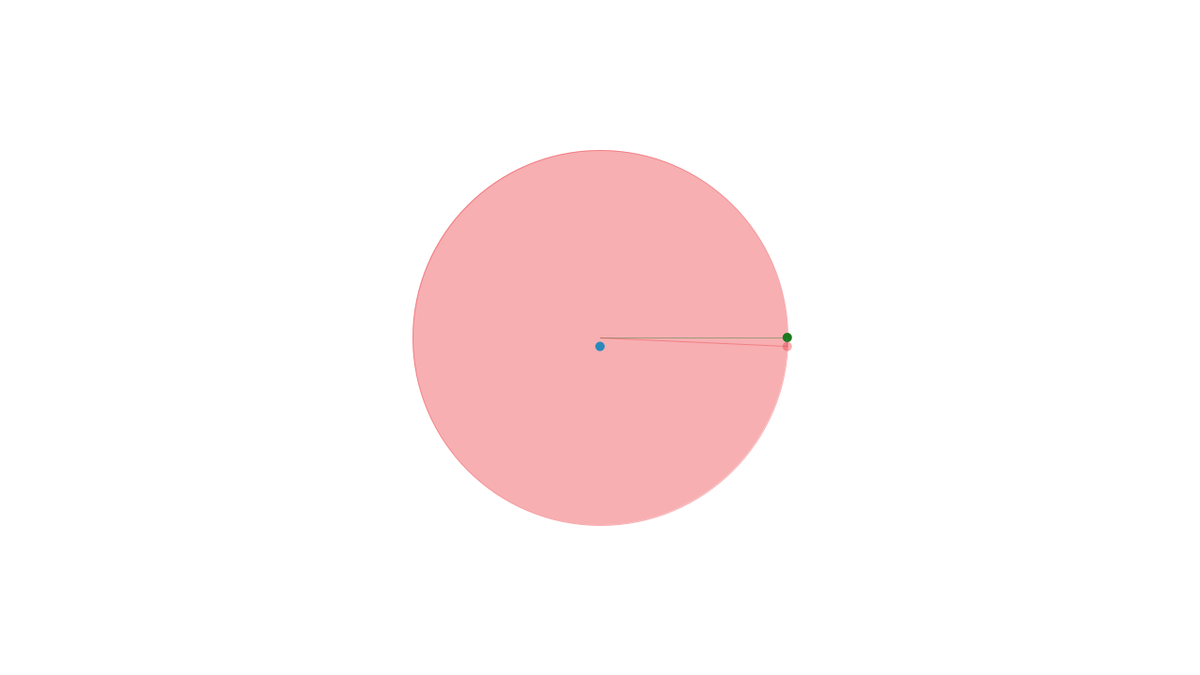
Frame 1 (no input)
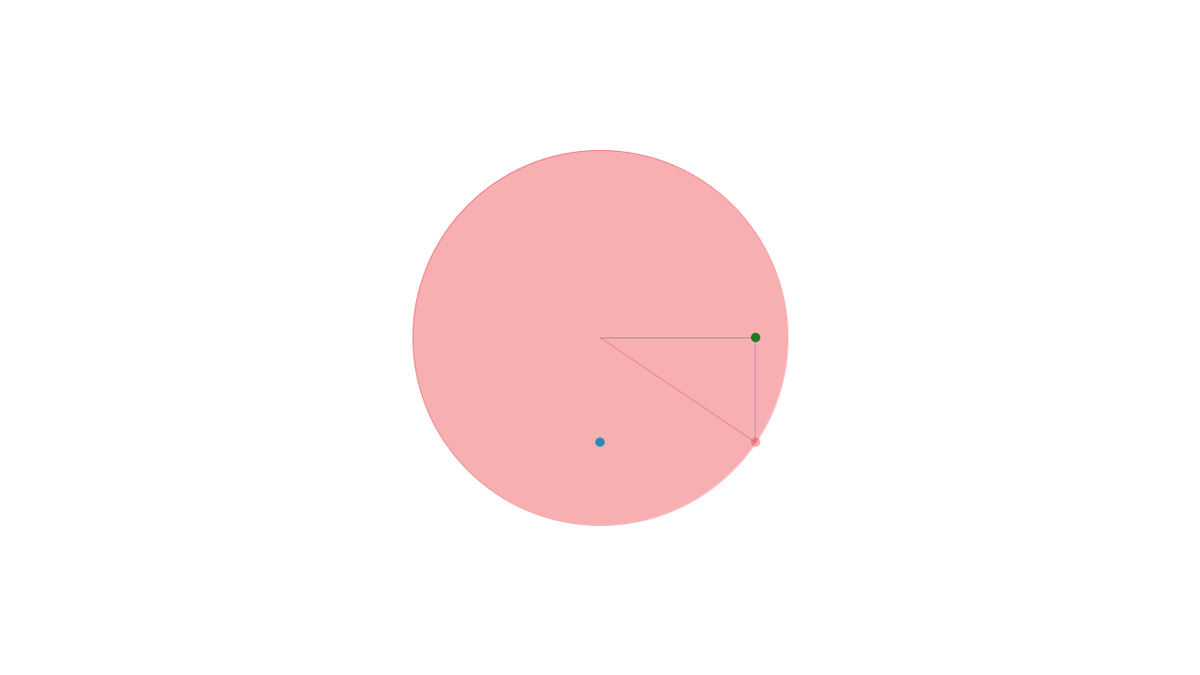
Frame 60 (the mouse pressed at the canvas centre just before this capture)
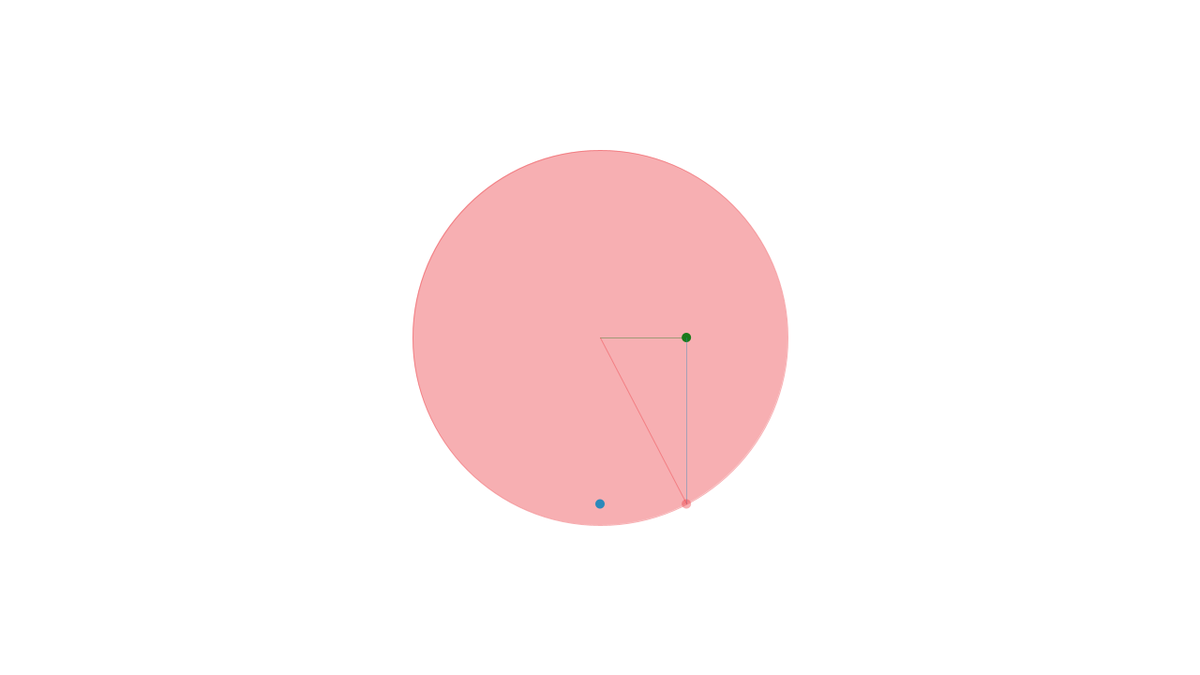
Frame 120 (the mouse held since frame 60 and released just before this capture)

The Processing sketch that drew these frames (run headless with seeded random() and noise(); from frame 60 on, the mouse is pressed at the canvas centre):

// Processing sketch: TrigCircle
// ── TrigCircle.pde
float a = 200.0; // amplitude
float b = 0.0005; // period = TWO_PI/b
float c; // vertical shift
float d; // horizontal shift
float x_step = 0.2;
float x_speed = 0.1;
float weight = 10.0;

float x_padding = 300.0;
float y_padding = 100.0;

color green = color(26, 122, 28);
color blue = color(43, 137, 186);
color red = color(235, 50, 58);

void setup() {
  size(1280, 720);
  noStroke();
}

void draw() {
  background(255);
  float x = a*cos(b*millis());
  float y = a*cos(b*millis() - PI/2);
  // circle
  pushMatrix();
  translate(width/2, height/2);
  strokeWeight(1);
  stroke(red(red), green(red), blue(red), 100);
  fill(red(red), green(red), blue(red), 100);
  ellipse(0, 0, a*2, a*2);
  popMatrix();
  // x
  pushMatrix();
  translate(width/2, height/2);
  stroke(red(green), green(green), blue(green), 100);
  line(0, 0, x, 0);
  noStroke();
  fill(green);
  pushMatrix();
  translate(x, 0);
  ellipse(0, 0, weight, weight);
  popMatrix();
  popMatrix();
  // y
  pushMatrix();
  translate(width/2, height/2);
  stroke(red(blue), green(blue), blue(blue), 100);
  line(x, 0, x, y);
  noStroke();
  fill(blue);
  pushMatrix();
  translate(0, y);
  ellipse(0, 0, weight, weight);
  popMatrix();
  popMatrix();
  // round
  pushMatrix();
  translate(width/2, height/2);
  fill(red(red), green(red), blue(red), 100);
  stroke(red(red), green(red), blue(red), 100);
  line(0, 0, x, y);
  noStroke();
  ellipse(x, y, weight, weight);
  popMatrix();
  // match
  pushMatrix();
  translate(width/2, height/2);
  //fill(255, 100);
  noFill();
  stroke(255, 100);
  strokeWeight(2);
  if (abs(x) >= a - 0.1) {
    ellipse(x, 0, weight, weight);
  }
  if (abs(y) >= a - 0.1) {
    ellipse(0, y, weight, weight);
  }
  popMatrix();
}
